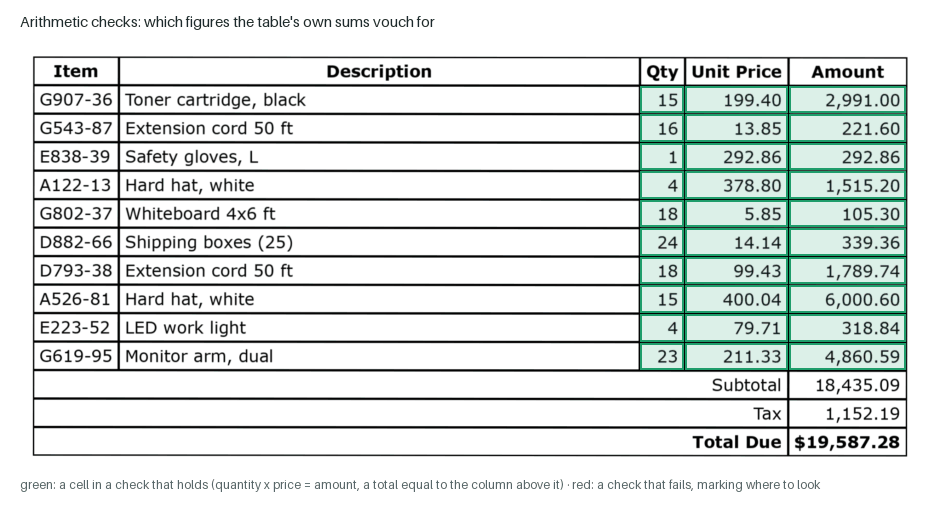
#> input picture docs/img/tables/checks.png, 940 x 505 px
$ python -i make_det_data.py   (imports and definitions only)
#> lines starting #> are read from the running program, lines starting #| are printed output that depends on the picture
### src/mlws_ocr/core/registry.py
"""Registry of stage implementations.

Each pipeline slot ("deskew", "binarize", ...) can have many competing
implementations.  A run config picks one per slot; comparing algorithms is
just two configs viewed side by side in the inspector.
"""
from __future__ import annotations

from .stage import Stage

_REGISTRY: dict[tuple[str, str], type[Stage]] = {}


def register(cls: type[Stage]) -> type[Stage]:
    """Class decorator: register a Stage under its (slot, impl) key."""
    key = (cls.slot, cls.impl)
    if key in _REGISTRY:
        raise ValueError(f"duplicate stage registration: {key}")
    _REGISTRY[key] = cls
    return cls


# [16 lines left out: functions get, available, not called in this run]

### scripts/make_det_data.py
#!/usr/bin/env python3
"""Training data for the table detector (layout/tabledet.py).

Each example is a page's ink at tabledet.DET_SCALE (8 bits), its words'
boxes and its tables' boxes at the same scale; the trainer draws the
labels (inside a table; a table's border band) from the boxes.

    pubtables   PubTables-1M detection TRAINING pages (their test split is
                evaluation): the PASCAL VOC table boxes, the PDF's words;
                the pages are 1000 px tall, a letter page at about 91 dpi
    cord        CORD v2 TRAINING and validation receipts (the test split is
                evaluation), cut as the evaluation's are (every annotated line
                plus 8%): the table is the line items' box
    business    pages drawn by scripts/make_table_set.py with a seed apart
                from the evaluation sets (data/tables_train/<template>):
                the drawn tables' boxes; words found in the ink

    scripts/make_det_data.py pubtables --src ~/mlws-ocr-data/keep/pubtables1m/d --n 60000 --jobs 14 --out data/det_pt.npz
    scripts/make_det_data.py business --src data/tables_train --out data/det_biz.npz
"""
from __future__ import annotations

import argparse
import json
import sys
import xml.etree.ElementTree as ET
from pathlib import Path

import numpy as np
from PIL import Image

sys.path.insert(0, str(Path(__file__).resolve().parents[1] / "src"))
from mlws_ocr.layout.tabledet import DET_SCALE  # noqa: E402
sys.path.insert(0, str(Path(__file__).parent))
from benchmark_guard import refused  # noqa: E402  (the outside benchmark's articles, never trained on)


# [45 lines left out: functions small_ink, pt_page, ink_word_boxes, not called in this run]


def business(src: Path) -> list:
    out = []
    for js in sorted(src.glob("*/*.json")):
        img = js.with_suffix(".png")
        if not img.exists():
            continue
        rec = json.loads(js.read_text())
        if "tables" not in rec:
            continue        # a payroll form's record keeps no geometry: no truth boxes, not 'no table'
        g = np.asarray(Image.open(img).convert("L"), np.float32) / 255.0
        f = DET_SCALE                      # drawn at 300 dpi
        x = small_ink(g, f)
        k = x.shape[1] / g.shape[1]
        tabs = [t["box"] for t in rec.get("tables", []) if t.get("box")]
        wb = ink_word_boxes(g)
        out.append((x, np.array([[v * k for v in b] for b in wb], np.float16).reshape(-1, 4),
                    np.array([[v * k for v in t] for t in tabs], np.float32).reshape(-1, 4)))
        if len(out) % 200 == 0:
            print(f"  {len(out)} business pages", flush=True)
    return out


# [65 lines left out: functions cord, save, main, not called in this run]


# [2 lines not run here, left out]

>>> import cv2
>>> picture = cv2.imread('../docs/img/tables/checks.png', cv2.IMREAD_GRAYSCALE)
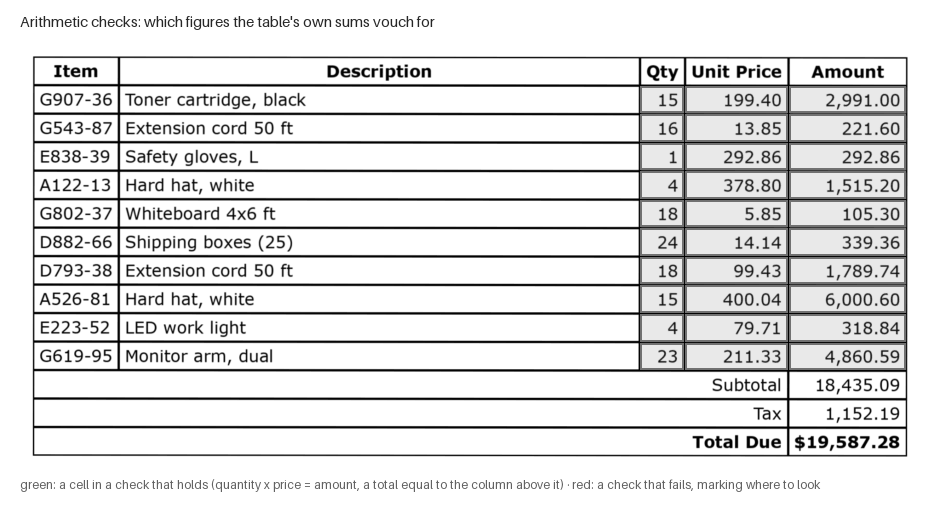
#> picture: shape (505, 940); min 0, max 255, mean 223.8
#> (the run stopped early here; a loop or call above may not have finished)

$ run again, on docs/img/tables/whitespace_table.png
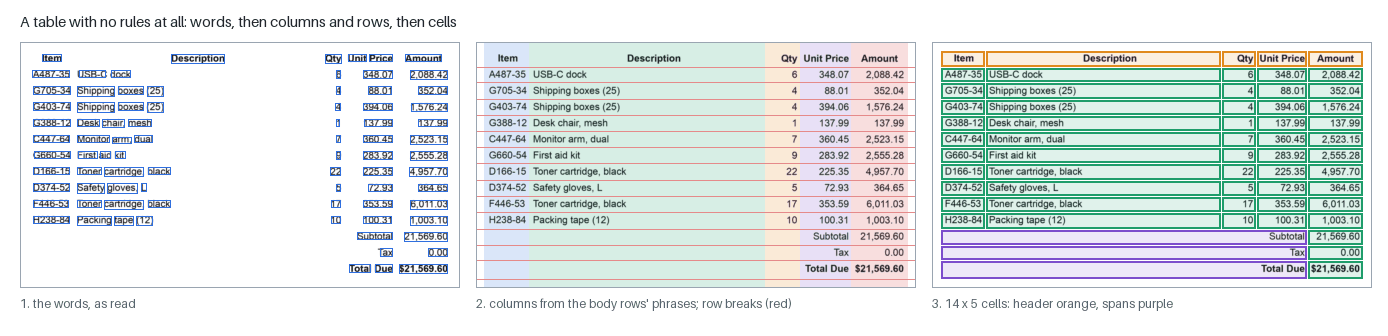
#> input picture docs/img/tables/whitespace_table.png, 1388 x 336 px
#> `picture = cv2.imread('../docs/img/tables/checks.png', cv2.IMREAD_GRAYS..`:
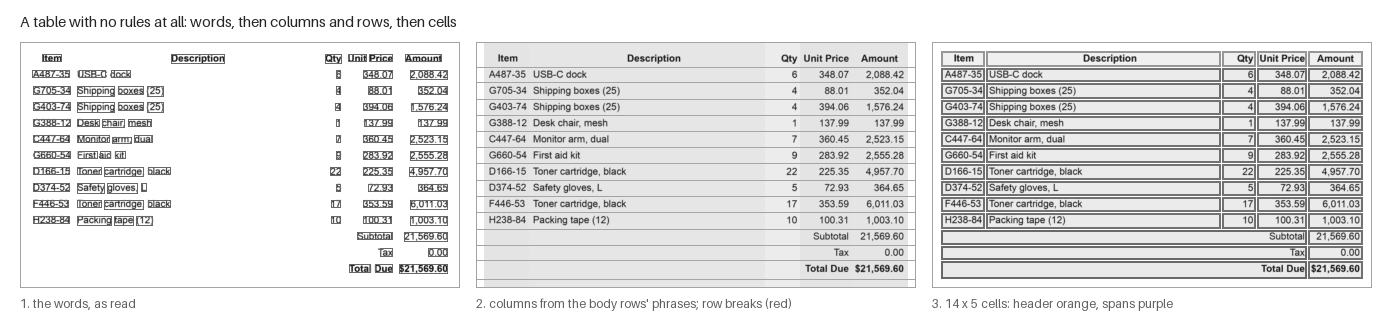
#> picture: shape (336, 1388); min 36, max 255, mean 227.1
